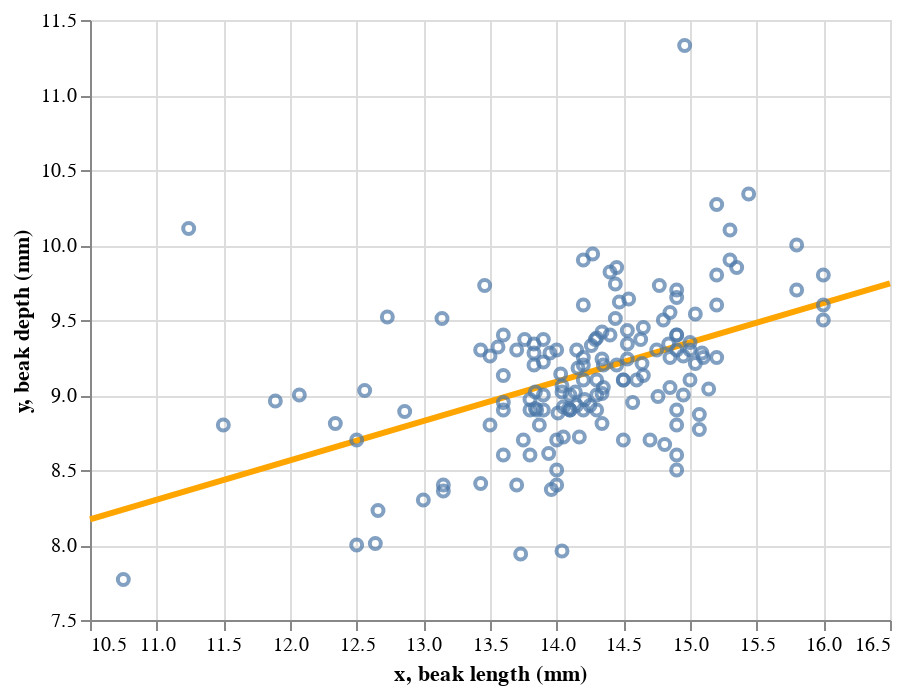

Notebook source saved alongside this figure:
### Code cell
reg_line + dots

### Figure 1 — Vega-Lite specification as saved in the notebook (floating-point values rounded to 4 significant figures; data arrays with more than 128 entries replaced by an {"elided": "..."} marker saying what was removed)
{"$schema": "https://vega.github.io/schema/vega-lite/v2.4.3.json", "config": {"view": {"height": 300, "width": 400}}, "layer": [{"data": {"values": [{"x": 10.5, "y": 8.171}, {"x": 16.5, "y": 9.744}]}, "encoding": {"x": {"field": "x", "scale": {"zero": false}, "type": "quantitative"}, "y": {"field": "y", "scale": {"zero": false}, "type": "quantitative"}}, "mark": {"color": "orange", "size": 3, "type": "line"}}, {"data": {"values": {"elided": "156 records"}}, "encoding": {"x": {"field": "beak length (mm)", "scale": {"zero": false}, "type": "quantitative"}, "y": {"field": "beak depth (mm)", "scale": {"zero": false}, "type": "quantitative"}}, "mark": "point"}]}
